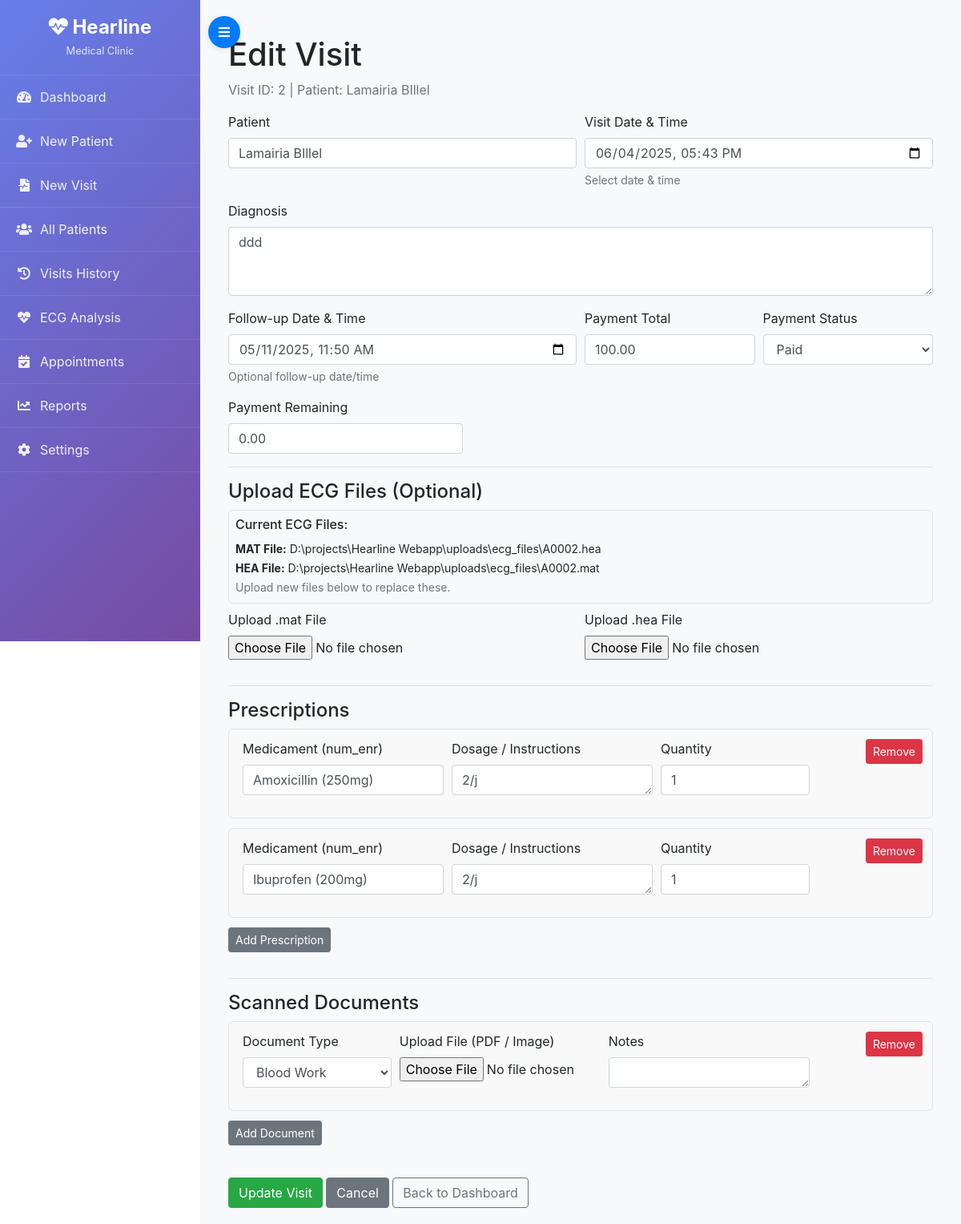
The app's page /visit/2/edit, older data.
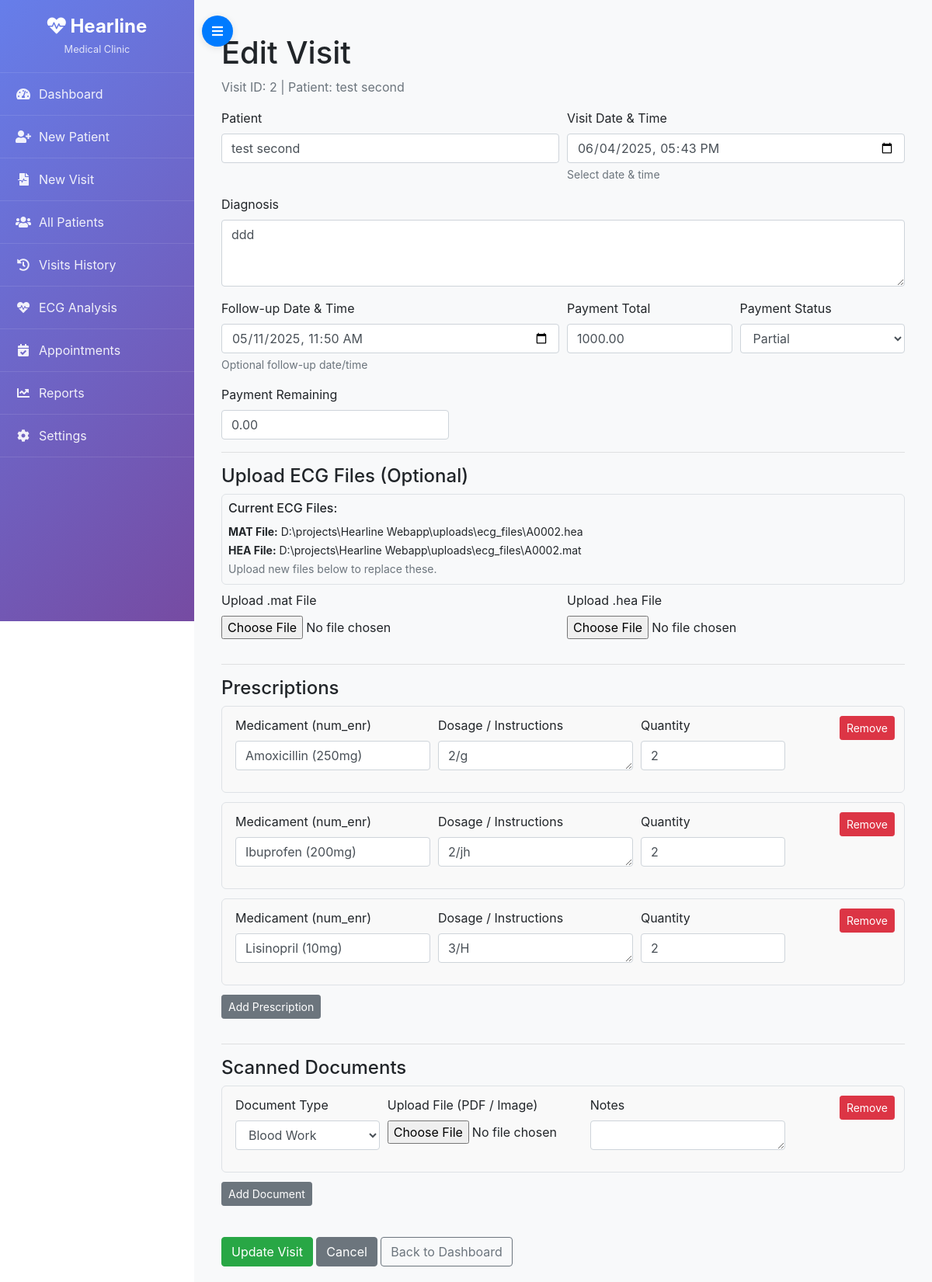
The same page, newer data.
### models.py (models this page shows)
class Patient(db.Model):
    __tablename__ = "patient"
    id               = db.Column(db.Integer, primary_key=True)
    first_name       = db.Column(db.String(50), nullable=False)
    last_name        = db.Column(db.String(50), nullable=False)
    date_of_birth    = db.Column(db.Date, nullable=False)
    gender           = db.Column(db.String(10), nullable=False)  # e.g. "Male"/"Female"/"Other"
    address          = db.Column(db.Text, nullable=True)
    phone            = db.Column(db.String(20), nullable=True)
    email            = db.Column(db.String(120), nullable=True, unique=True)
    medical_history  = db.Column(db.Text, nullable=True)
    created_at       = db.Column(db.DateTime, default=datetime.utcnow)
    updated_at       = db.Column(db.DateTime, default=datetime.utcnow, onupdate=datetime.utcnow)
    visits           = db.relationship("Visit", backref="patient", lazy="dynamic")
    waiting_list     = db.relationship("WaitingListEntry", backref="patient", lazy="dynamic")

class Visit(db.Model):
    __tablename__ = "visit"
    id               = db.Column(db.Integer, primary_key=True)
    appointment_id   = db.Column(db.Integer, db.ForeignKey("appointment.id"), nullable=True)
    patient_id       = db.Column(db.Integer, db.ForeignKey("patient.id"), nullable=False)
    doctor_id        = db.Column(db.Integer, db.ForeignKey("doctor.id"), nullable=True)
    visit_date       = db.Column(db.DateTime, nullable=False)
    diagnosis        = db.Column(db.Text, nullable=True)
    follow_up_date   = db.Column(db.DateTime, nullable=True)
    ecg_mat          = db.Column(db.String(256), nullable=True)   # Path to uploaded .mat
    ecg_hea          = db.Column(db.String(256), nullable=True)   # Path to uploaded .hea
    ecg_prediction   = db.Column(JSON, nullable=True)            # e.g. {"AF":0.12, ...}
    payment_total    = db.Column(db.Numeric(10, 2), default=0.00)
    payment_status   = db.Column(db.String(20), default="unpaid")  # "paid"/"partial"/"unpaid"
    payment_remaining= db.Column(db.Numeric(10, 2), default=0.00)
    created_at       = db.Column(db.DateTime, default=datetime.utcnow)
    updated_at       = db.Column(db.DateTime, default=datetime.utcnow, onupdate=datetime.utcnow)
    documents        = db.relationship("VisitDocument", backref="visit", lazy="dynamic")
    prescriptions    = db.relationship("Prescription", backref="visit", lazy="dynamic")

### app.py (the view, shortened to what this page needs)
@app.route("/visit/<int:visit_id>/edit", methods=["GET", "POST"])
def edit_visit(visit_id):
    visit = Visit.query.get_or_404(visit_id)
    form = VisitForm(obj=visit)
    form.patient_id.choices = [
        (p.id, f"{p.first_name} {p.last_name}")
        for p in Patient.query.order_by(Patient.first_name, Patient.last_name).all()
    ]
    meds = Medicament.query.order_by(Medicament.nom_com).all()
    med_choices = [
        (m.num_enr, f"{m.nom_com} ({m.dosage}{m.unite})")
        for m in meds
    ]
    if request.method == "GET":
        existing_prescriptions = visit.prescriptions.all()
        if existing_prescriptions:
            while len(form.prescriptions.entries) > 0:
                form.prescriptions.pop_entry()
            for prescription in existing_prescriptions:
                pres_form = form.prescriptions.append_entry()
                pres_form.medicament_num_enr.choices = med_choices
                pres_form.medicament_num_enr.data = prescription.medicament_num_enr
                pres_form.dosage_instructions.data = prescription.dosage_instructions
                pres_form.quantity.data = prescription.quantity
        else:
            for subform in form.prescriptions:
                subform.medicament_num_enr.choices = med_choices
        existing_documents = visit.documents.all()
    for subform in form.prescriptions:
        subform.medicament_num_enr.choices = med_choices
    return render_template("forms/visit_edit_form.html", form=form, visit=visit)

### app.py
class PrescriptionForm(Form):
    medicament_num_enr = SelectField(
        "Medicament (num_enr)",
        choices=[],  # will populate in view
        validators=[validators.DataRequired()],
    )
    dosage_instructions = TextAreaField("Dosage / Instructions", validators=[validators.DataRequired()])
    quantity = IntegerField("Quantity", validators=[validators.DataRequired(), validators.NumberRange(min=1)])

### app.py (called while the page is built)
@app.template_filter('basename')
def basename_filter(path):
    if path:
        return os.path.basename(path)
    return ''

### templates/forms/visit_edit_form.html (shortened to what the changed rows need)
{% extends "base.html" %}
{% block content %}
<div class="container mt-4">
  <h1>Edit Visit</h1>
  <p class="text-muted">
    Visit ID: {{ visit.id }} |
    Patient: {{ visit.patient.first_name }} {{ visit.patient.last_name }}
  </p>
  <form id="edit-visit-form" method="POST" enctype="multipart/form-data">
    <div class="form-row">
      <div class="form-group col-md-6">
        <div class="dropdown-search-container">
          <input
            type="text"
            id="patient-search"
            class="form-control"
            placeholder="Type patient’s first or last name…"
            autocomplete="off"
            value="{{ visit.patient.first_name }} {{ visit.patient.last_name }}"
            required
          />
        </div>
      </div>
      <div class="form-group col-md-6">
        {{ form.visit_date.label(class="form-label") }}
        <input
          type="datetime-local"
          class="form-control"
          id="visit_date"
          name="visit_date"
          value="{{ visit.visit_date.strftime('%Y-%m-%dT%H:%M') }}"
          required
        />
        <small class="form-text text-muted">Select date &amp; time</small>
      </div>
    </div>
    <div class="form-group">
      {{ form.diagnosis.label(class="form-label") }}
      {{ form.diagnosis(class="form-control", rows=3) }}
    </div>
    <div class="form-row">
      <div class="form-group col-md-6">
        {{ form.follow_up_date.label(class="form-label") }}
        <input
          type="datetime-local"
          class="form-control"
          id="follow_up_date"
          name="follow_up_date"
          {% if visit.follow_up_date %}
            value="{{ visit.follow_up_date.strftime('%Y-%m-%dT%H:%M') }}"
          {% endif %}
        />
        <small class="form-text text-muted">Optional follow-up date/time</small>
      </div>
      <div class="form-group col-md-3">
        {{ form.payment_total.label(class="form-label") }}
        {{ form.payment_total(class="form-control", min="0", step="any") }}
      </div>
      <div class="form-group col-md-3">
        {{ form.payment_status.label(class="form-label") }}
        {{ form.payment_status(class="form-control") }}
      </div>
    </div>
    <div class="form-group col-md-4 px-0">
      {{ form.payment_remaining.label(class="form-label") }}
      {{ form.payment_remaining(class="form-control", min="0", step="any") }}
    </div>
    <hr>
    <h4>Upload ECG Files (Optional)</h4>
    {% if visit.ecg_mat or visit.ecg_hea %}
      <div class="current-file-info">
        <h6>Current ECG Files:</h6>
        {% if visit.ecg_mat %}
          <small><strong>MAT File:</strong> {{ visit.ecg_mat|basename }}</small><br>
        {% endif %}
        {% if visit.ecg_hea %}
          <small><strong>HEA File:</strong> {{ visit.ecg_hea|basename }}</small><br>
        {% endif %}
        <small class="text-muted">
          Upload new files below to replace these.
        </small>
      </div>
    {% endif %}
    <div class="form-row">
      <div class="form-group col-md-6">
        {{ form.ecg_mat.label(class="form-label") }}
        {{ form.ecg_mat(class="form-control-file") }}
      </div>
      <div class="form-group col-md-6">
        {{ form.ecg_hea.label(class="form-label") }}
        {{ form.ecg_hea(class="form-control-file") }}
      </div>
    </div>
    <hr>
    <h4>Prescriptions</h4>
    <div id="prescriptions-container">
      {% for pres_sub in form.prescriptions %}
        <div class="prescription-row">
          <button type="button"
                  class="btn btn-sm btn-danger float-right"
                  onclick="removePrescription(this)">
            Remove
          </button>
          <div class="form-row">
            <div class="form-group col-md-4">
              {{ pres_sub.medicament_num_enr.label(class="form-label") }}
              {% set selected_med = "" %}
              {% if pres_sub.medicament_num_enr.data %}
                {% set matching_prescription = visit.prescriptions | selectattr('medicament_num_enr', 'equalto', pres_sub.medicament_num_enr.data) | selectattr('medicament', 'defined') | first %}
                {% if matching_prescription and matching_prescription.medicament %}
                  {% set med = matching_prescription.medicament %}
                  {% set med_name = med.nom_com or "Unknown" %}
                  {% set med_dosage = med.dosage or "" %}
                  {% set med_unite = med.unite or "" %}
                  {% if med_dosage and med_unite %}
                    {% set selected_med = med_name + " (" + med_dosage + med_unite + ")" %}
                  {% else %}
                    {% set selected_med = med_name %}
                  {% endif %}
                {% endif %}
              {% endif %}
              <div class="dropdown-search-container">
                <input
                  type="text"
                  class="form-control med-search"
                  placeholder="Type medication…"
                  autocomplete="off"
                  data-index="{{ loop.index0 }}"
                  value="{{ selected_med }}"
                  required
                />
              </div>
            </div>
            <div class="form-group col-md-4">
              {{ pres_sub.dosage_instructions.label(class="form-label") }}
              {{ pres_sub.dosage_instructions(class="form-control", rows=1) }}
            </div>
            <div class="form-group col-md-3">
              {{ pres_sub.quantity.label(class="form-label") }}
              {{ pres_sub.quantity(class="form-control", min="1") }}
            </div>
          </div>
        </div>
      {% endfor %}
    </div>
    <button type="button"
            class="btn btn-sm btn-secondary mb-3"
            onclick="addPrescription()">
    </button>
    <hr>
    <h4>Scanned Documents</h4>
    <div id="documents-container">
    </div>
    <button type="button"
            class="btn btn-sm btn-secondary mb-3"
            onclick="addDocument()">
    </button>
    <div class="mt-4">
    </div>
  </form>
</div>
{% endblock %}

Row changes from the older to the newer data that the page shows:
no longer on this page (row unchanged): Patient: patient.first_name "Lamairia", patient.last_name "BIllel", patient.first_name "Lamairia BIllel"
changed Visit "D:\\projects\\Hearline Webapp\\uploads\\ecg_files\\A0002.hea": payment_total "100.00" → "1000.00"; payment_status "Paid" → "Partial"
now on this page (row unchanged): Patient: patient.first_name "test", patient.last_name "second", patient.first_name "test second"
Text that changed along with them:
form field dosage_instructions: "2/j" → "2/g"
form field quantity: "1" → "2"
form field dosage_instructions: "2/j" → "2/jh"
new list line: "Remove Medicament (num_enr) Lisinopril (10mg) Dosage / Instructions 3/H Quantity 2"
